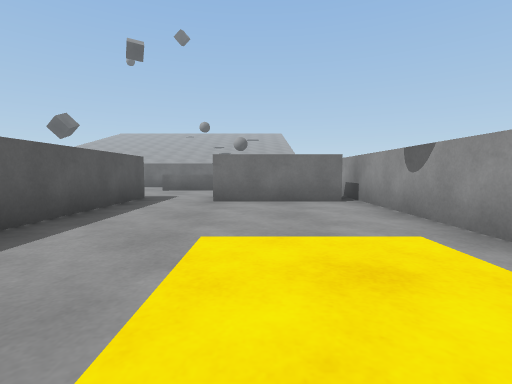
view 1 (above)

17 first-person views from a walk through a Unity game level. The camera is 0.68 m above the floor, tilts 4° down and sees 85° across. The floor is counted in squares, 1 m on a side. Each view is taken from the middle of a square. On the plan, view 1 faces up. The plan holds only what a view shows up to about 9 squares ahead; the rest is blank. The place goes on beyond the plan. The player character is not drawn.

view 2
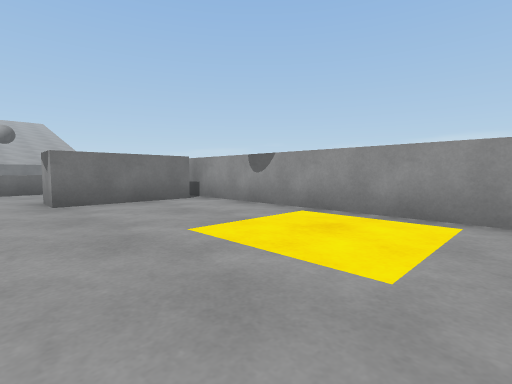

view 3
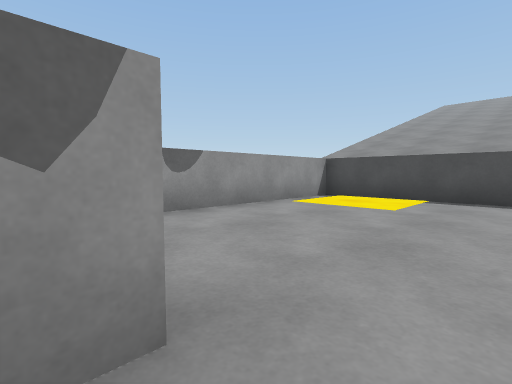

view 4
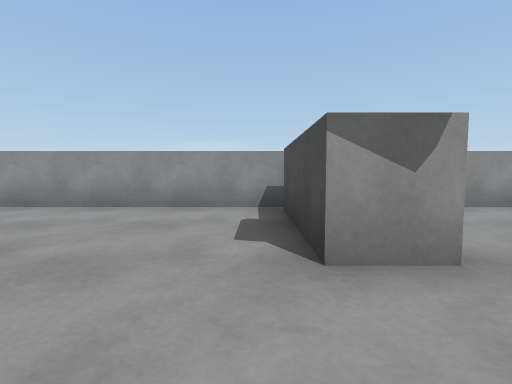

view 5
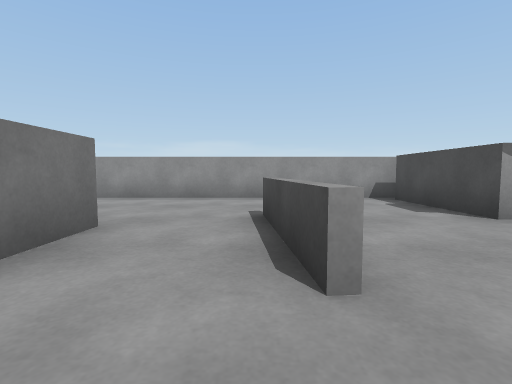

view 6
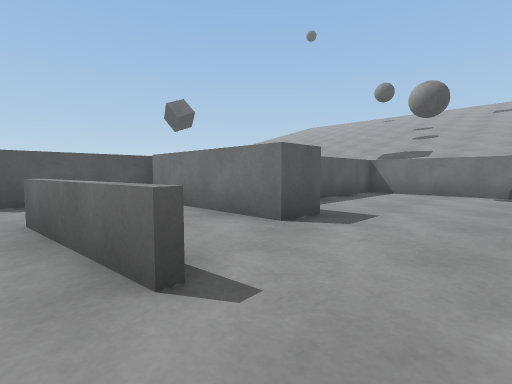

view 7
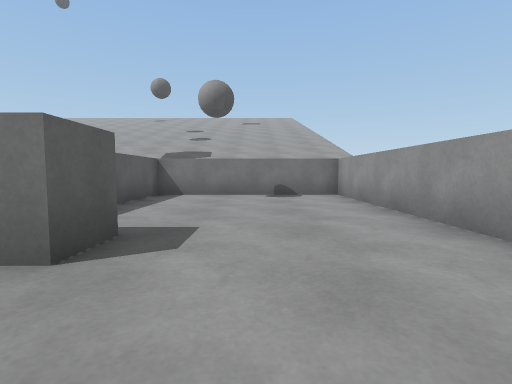

view 8
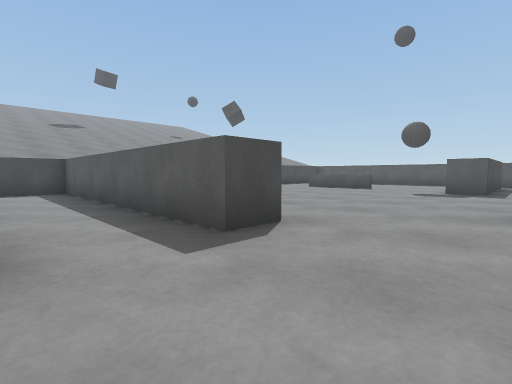

view 9
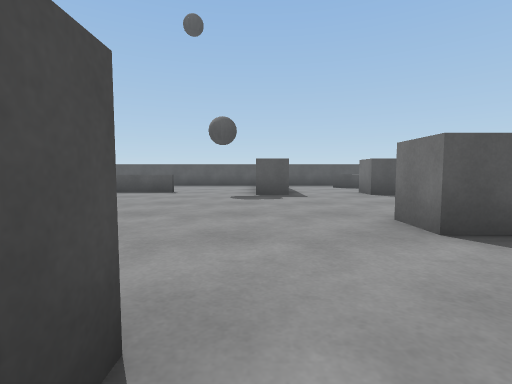

view 10
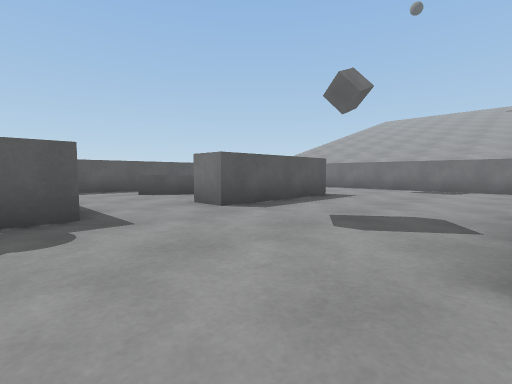

view 11
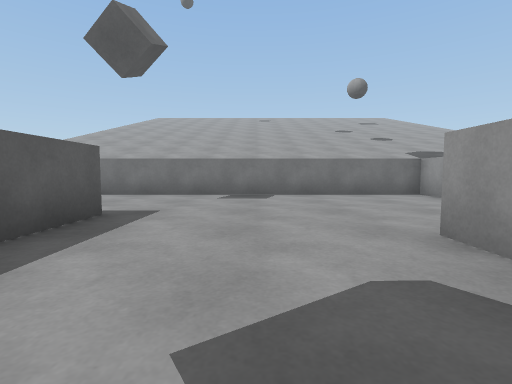

view 12
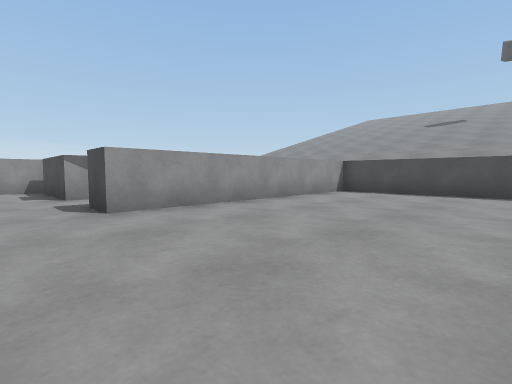

view 13
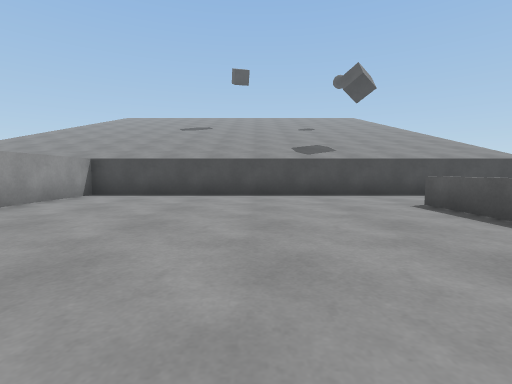

view 14
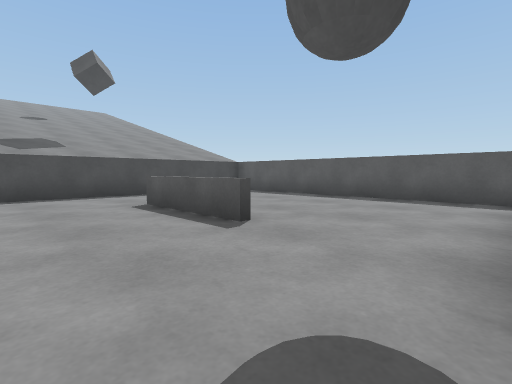

view 15
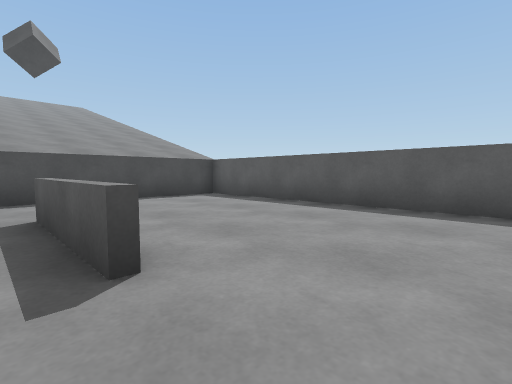

view 16
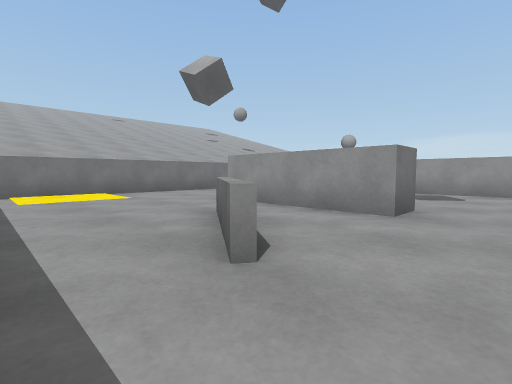

view 17
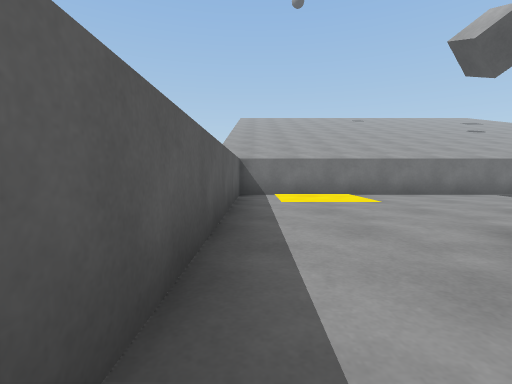

### Floor plan
Ten units are one square. View 1 is at (0, 0); x grows to the right and y downward. Boxes are objects, and circles mark ways between rooms. Rooms are numbered by the first view taken in them; rooms with no view inside come last. Other rooms are left out.
<svg viewBox="-180 -200 210 210">
<path fill="none" stroke="#000" d="M21 -65 -10 -65M-30 -65 -30 5 25 5 25 -70M-15 -141 -15 -130 -35 -130M-60 -115 -60 -100M-40 -75 -30 -75 -30 -65M-10 -65 -10 -75 20 -75M25 -70 25 -195 -30 -195 -30 -164M-5 -107 -35 -104M-36 -106 -5 -109M-128 -90 -115 -90 -115 -80M-70 -104 -70 -140M-60 -100 -70 -100M-115 -155 -115 -115 -125 -115 -125 -155M-40 -185 -40 -195 -175 -195 -175 -115M-135 5 -40 5 -40 -75M-145 -129 -156 -114M-126 -52 -126 -21M-157 -116 -140 -140"/>
<circle cx="-20" cy="-70" r="3" fill="#2a7"/>
<circle cx="20" cy="-70" r="3" fill="#2a7"/>
<circle cx="-50" cy="-87" r="3" fill="#2a7"/>
<text x="0" y="-30">1</text>
<text x="-10" y="-130">2</text>
<text x="-100" y="-100">3</text>
</svg>
Room 1 opens to room 2. Room 2 opens to room 3.

Where each view was taken, in squares from view 1:
view 1: 0 up, 0 right, facing up
view 2: 0 up, 2 left, facing up-right
view 3: 7 up, 2 left, facing down-right
view 4: 8 up, 3 left, facing right
view 5: 11 up, 5 left, facing right
view 6: 10 up, 1 right, facing up-left
view 7: 11 up, 0 right, facing up
view 8: 10 up, 1 left, facing down-left
view 9: 8 up, 3 left, facing left
view 10: 8 up, 7 left, facing up-left
view 11: 11 up, 9 left, facing up
view 12: 9 up, 9 left, facing down-right
view 13: 8 up, 9 left, facing down
view 14: 8 up, 10 left, facing down-left
view 15: 7 up, 12 left, facing down-left
view 16: 10 up, 17 left, facing up-right
view 17: 11 up, 17 left, facing up
